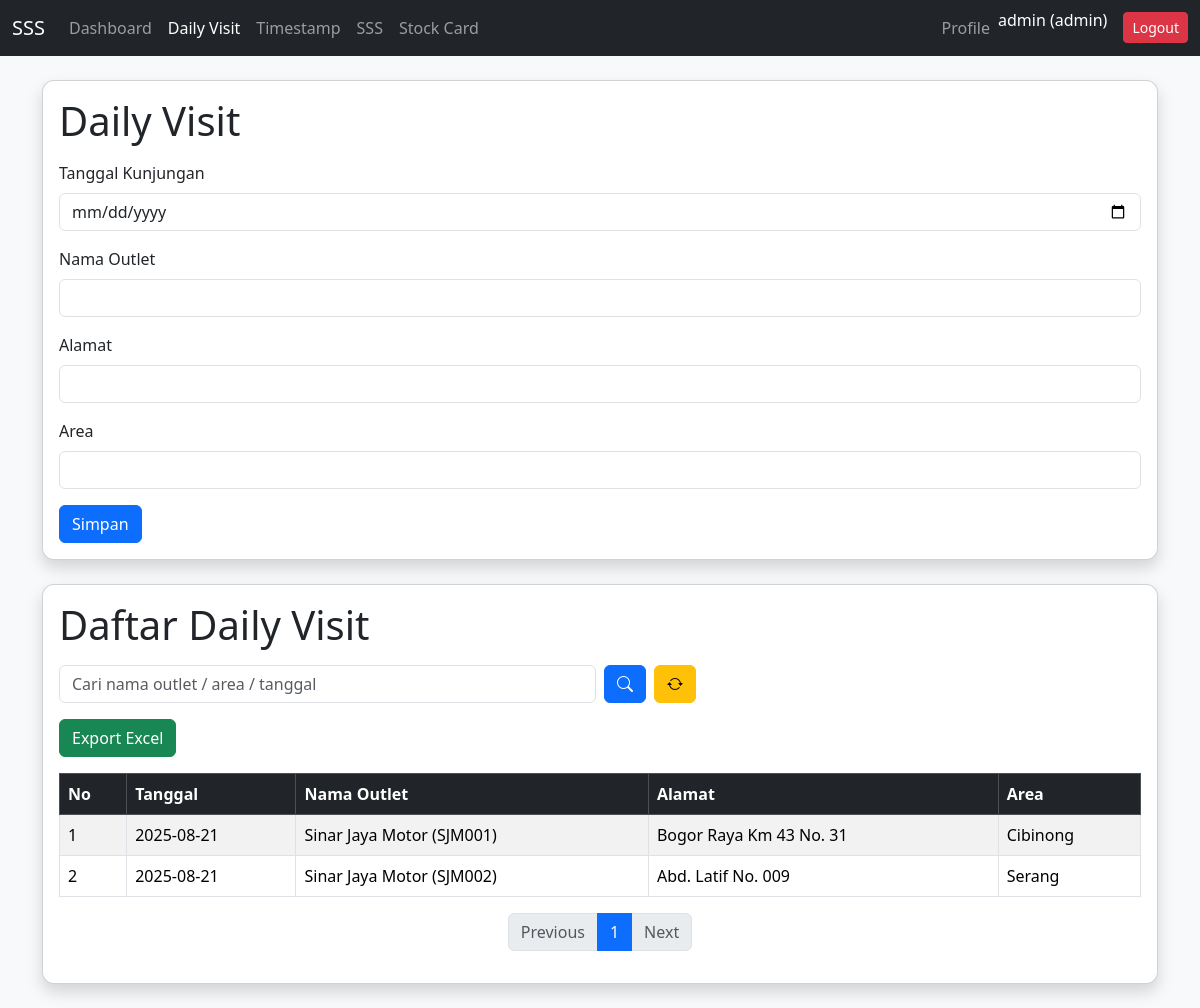
Page /daily_visit.php (signed in) on the earlier database version.
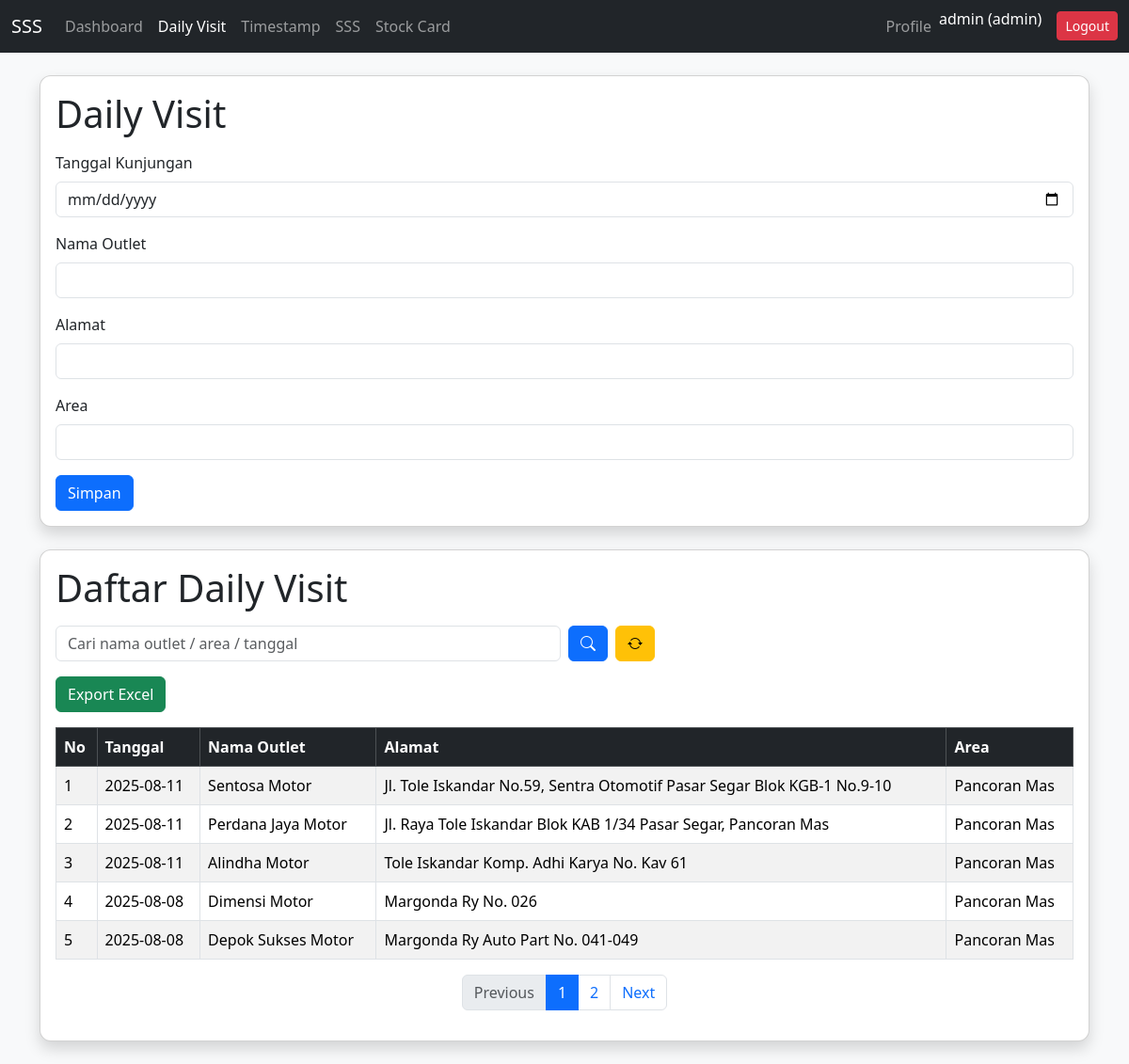
Same page on the later database version.
### tables this page shows
CREATE TABLE `daily_visit` (
  `id` int(11) NOT NULL,
  `tanggal_visit` date NOT NULL,
  `nama_pos` varchar(100) NOT NULL,
  `alamat` text NOT NULL,
  `area` varchar(50) NOT NULL,
  `created_at` timestamp NOT NULL DEFAULT current_timestamp()
);

### daily_visit.php (the view, shortened to what the changed rows need)
<?php
include "config.php";
?>
<!DOCTYPE html>
<html lang="id">
<head>
  <link href="https://cdn.jsdelivr.net/npm/bootstrap@5.3.3/dist/css/bootstrap.min.css" rel="stylesheet">
  <link rel="stylesheet" href="https://cdn.jsdelivr.net/npm/bootstrap-icons@1.13.1/font/bootstrap-icons.min.css">
</head>
<body>
<div class="container my-4">
  <div class="card shadow mb-4">
    <div class="card-body">
      <h1 class="mb-3">Daily Visit</h1>
    </div>
  </div>
  <div class="card shadow">
    <div class="card-body">
      <h1 class="mb-3">Daftar Daily Visit</h1>
      <div class="table-responsive">
        <table class="table table-bordered table-striped">
          <thead class="table-dark">
            <tr>
              <th>No</th>
              <th>Tanggal</th>
              <th>Nama Outlet</th>
              <th>Alamat</th>
              <th>Area</th>
            </tr>
          </thead>
          <tbody>
            <?php
            $limit = 5;
            $page = isset($_GET['page']) ? (int)$_GET['page'] : 1;
            $offset = ($page - 1) * $limit;
            $keyword = isset($_GET['keyword']) ? "%" . $_GET['keyword'] . "%" : "%";
            $stmt = $conn->prepare("SELECT COUNT(*) AS total FROM daily_visit WHERE nama_pos LIKE ? OR area LIKE ? OR tanggal_visit LIKE ?");
            $stmt->bind_param("sss", $keyword, $keyword, $keyword);
            $stmt->execute();
            $countResult = $stmt->get_result()->fetch_assoc();
            $total_rows = $countResult['total'];
            $total_pages = ceil($total_rows / $limit);
            $stmt = $conn->prepare("SELECT * FROM daily_visit WHERE nama_pos LIKE ? OR area LIKE ? OR tanggal_visit LIKE ? ORDER BY tanggal_visit DESC LIMIT ? OFFSET ?");
            $stmt->bind_param("sssii", $keyword, $keyword, $keyword, $limit, $offset);
            $stmt->execute();
            $daily_visits = $stmt->get_result();
            $no = $offset + 1;
            if ($daily_visits->num_rows > 0) {
              while($dv = $daily_visits->fetch_assoc()) { ?>
                <tr>
                  <td><?= $no++; ?></td>
                  <td><?= htmlspecialchars($dv['tanggal_visit']); ?></td>
                  <td><?= htmlspecialchars($dv['nama_pos']); ?></td>
                  <td><?= htmlspecialchars($dv['alamat']); ?></td>
                  <td><?= htmlspecialchars($dv['area']); ?></td>
                </tr>
              <?php }
            } else { ?>
              <tr><td colspan="5" class="text-center">Tidak ada data</td></tr>
            <?php } ?>
          </tbody>
        </table>
      </div>
      <nav>
        <ul class="pagination justify-content-center flex-wrap">
          <?php for($i = 1; $i <= $total_pages; $i++): ?>
            <li class="page-item <?= ($i == $page) ? 'active' : '' ?>">
              <a class="page-link" href="?page=<?= $i ?>&keyword=<?= urlencode($_GET['keyword'] ?? '') ?>"><?= $i ?></a>
            </li>
          <?php endfor; ?>
          <li class="page-item <?= ($page >= $total_pages) ? 'disabled' : '' ?>">
            <a class="page-link" href="?page=<?= $page+1 ?>&keyword=<?= urlencode($_GET['keyword'] ?? '') ?>">Next</a>
          </li>
        </ul>
      </nav>
    </div>
  </div>
</div>
</body>
</html>

Differences in the rows shown:
removed daily_visit: tanggal_visit "2025-08-21", nama_pos "Sinar Jaya Motor (SJM001)", alamat "Bogor Raya Km 43 No. 31", area "Cibinong"
no longer on this page (row edited): daily_visit: tanggal_visit "2025-08-21", nama_pos "Sinar Jaya Motor (SJM002)", alamat "Abd. Latif No. 009", area "Serang"
added daily_visit: tanggal_visit "2025-08-11", nama_pos "Sentosa Motor", alamat "Jl. Tole Iskandar No.59, Sentra Otomotif Pasar Segar Blok KGB-1 No.9-10", area "Pancoran Mas"
added daily_visit: tanggal_visit "2025-08-11", nama_pos "Perdana Jaya Motor", alamat "Jl. Raya Tole Iskandar Blok KAB 1/34 Pasar Segar, Pancoran Mas", area "Pancoran Mas"
added daily_visit: tanggal_visit "2025-08-11", nama_pos "Alindha Motor", alamat "Tole Iskandar Komp. Adhi Karya No. Kav 61", area "Pancoran Mas"
added daily_visit: tanggal_visit "2025-08-08", nama_pos "Dimensi Motor", alamat "Margonda Ry No. 026", area "Pancoran Mas"
added daily_visit: tanggal_visit "2025-08-08", nama_pos "Depok Sukses Motor", alamat "Margonda Ry Auto Part No. 041-049", area "Pancoran Mas"
Other differences:
new list line: "2"
